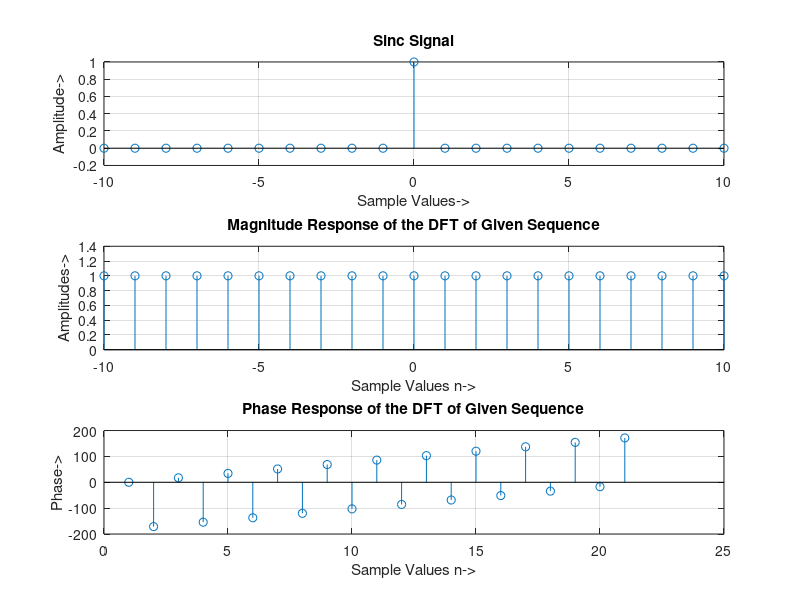

Here is the MATLAB script that generated this plot:
N = -10 : 10;
a = [sinc(N)];
N = length(a);
disp('The Length of the Sequence of [a] is: ');
disp(N);
for k = 1 : N
    y(k) = 0;
    for i = 1 : N
        y(k) = y(k) + a(i) * exp((-2 * pi * 1i / N) * ((i - 1) * (k - 1))); 
    end
end

k = 1 : N;
M = -10 : 10;
subplot(311);
stem(M, a);
grid;
xlabel('Sample Values->');
ylabel('Amplitude->');
title('Sinc Signal');
disp('The Fourier Transform is');
disp(y(k));
subplot(312);
stem(M, abs(y(k)));
grid;
xlabel('Sample Values n->');
ylabel('Amplitudes->');
title('Magnitude Response of the DFT of Given Sequence');
subplot(313);
stem(angle(y(k)) * (180 / pi));
grid;
xlabel('Sample Values n->');
ylabel('Phase->');
title('Phase Response of the DFT of Given Sequence');